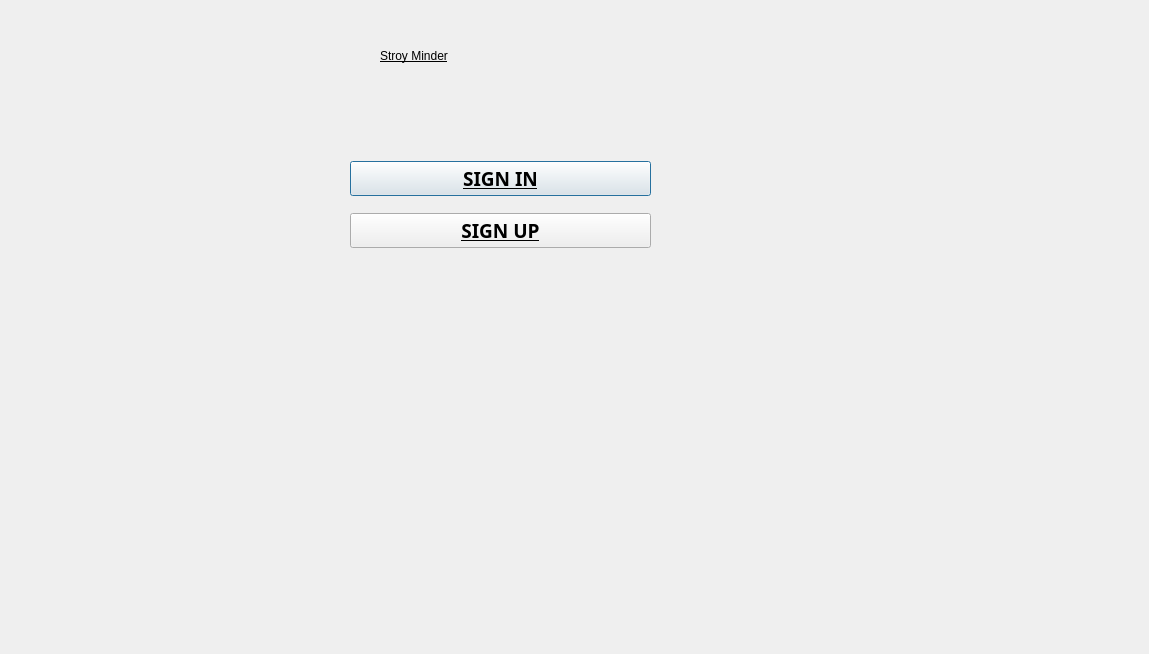
<?xml version="1.0" encoding="UTF-8"?>
<ui version="4.0">
 <class>Login</class>
 <widget class="QDialog" name="Login">
  <property name="geometry">
   <rect>
    <x>0</x>
    <y>0</y>
    <width>1149</width>
    <height>654</height>
   </rect>
  </property>
  <property name="sizePolicy">
   <sizepolicy hsizetype="Maximum" vsizetype="Maximum">
    <horstretch>0</horstretch>
    <verstretch>0</verstretch>
   </sizepolicy>
  </property>
  <property name="windowTitle">
   <string>Login</string>
  </property>
  <widget class="QLabel" name="label_storyminder">
   <property name="geometry">
    <rect>
     <x>380</x>
     <y>30</y>
     <width>291</width>
     <height>51</height>
    </rect>
   </property>
   <property name="sizePolicy">
    <sizepolicy hsizetype="Expanding" vsizetype="Expanding">
     <horstretch>0</horstretch>
     <verstretch>0</verstretch>
    </sizepolicy>
   </property>
   <property name="styleSheet">
    <string notr="true">font: 75 16pt &quot;Magneto&quot;;
text-decoration: underline;</string>
   </property>
   <property name="text">
    <string>Stroy Minder</string>
   </property>
  </widget>
  <widget class="QWidget" name="">
   <property name="geometry">
    <rect>
     <x>350</x>
     <y>150</y>
     <width>301</width>
     <height>111</height>
    </rect>
   </property>
   <layout class="QVBoxLayout" name="verticalLayout">
    <item>
     <widget class="QPushButton" name="pushButton_signin">
      <property name="sizePolicy">
       <sizepolicy hsizetype="Preferred" vsizetype="Fixed">
        <horstretch>0</horstretch>
        <verstretch>0</verstretch>
       </sizepolicy>
      </property>
      <property name="font">
       <font>
        <family>Bahnschrift</family>
        <pointsize>14</pointsize>
        <weight>75</weight>
        <bold>true</bold>
        <underline>true</underline>
       </font>
      </property>
      <property name="text">
       <string>SIGN IN</string>
      </property>
     </widget>
    </item>
    <item>
     <widget class="QPushButton" name="pushButton_signup">
      <property name="font">
       <font>
        <family>Bahnschrift</family>
        <pointsize>14</pointsize>
        <weight>75</weight>
        <bold>true</bold>
        <underline>true</underline>
       </font>
      </property>
      <property name="text">
       <string>SIGN UP</string>
      </property>
     </widget>
    </item>
   </layout>
  </widget>
 </widget>
 <resources/>
 <connections/>
</ui>
